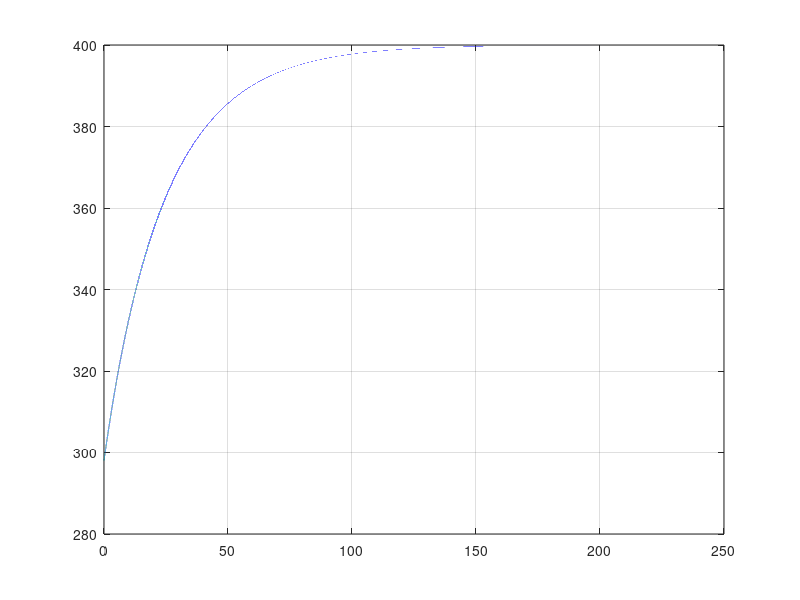

Recreate this plot in MATLAB.
clc; clear; close all

h = 85; R = 0.2; rho = 1150; Tb = 400;
f = @(x,y) 2*h/(R*rho)*(Tb-y)/y^0.5;
x_start = 0;
x_end   = 250;
dx = 0.001;
x = x_start:dx:x_end;
y = zeros(1,length(x));  y(1) = 298;
i = 1;
while i < length(x)
    k1 = f(x(i),y(:,i));
    k2 = f(x(i) + dx/2, y(:,i) + k1*dx/2);
    k3 = f(x(i) + dx/2, y(:,i) + k2*dx/2);
    k4 = f(x(i) + dx  , y(:,i) + k3*dx  );
    y(:,i+1)  = y(:,i) + dx/6 * ( k1 + 2*k2 + 2*k3 + k4);
    i = i + 1;
end
%figure(2)
plot(x,y(1,:));grid